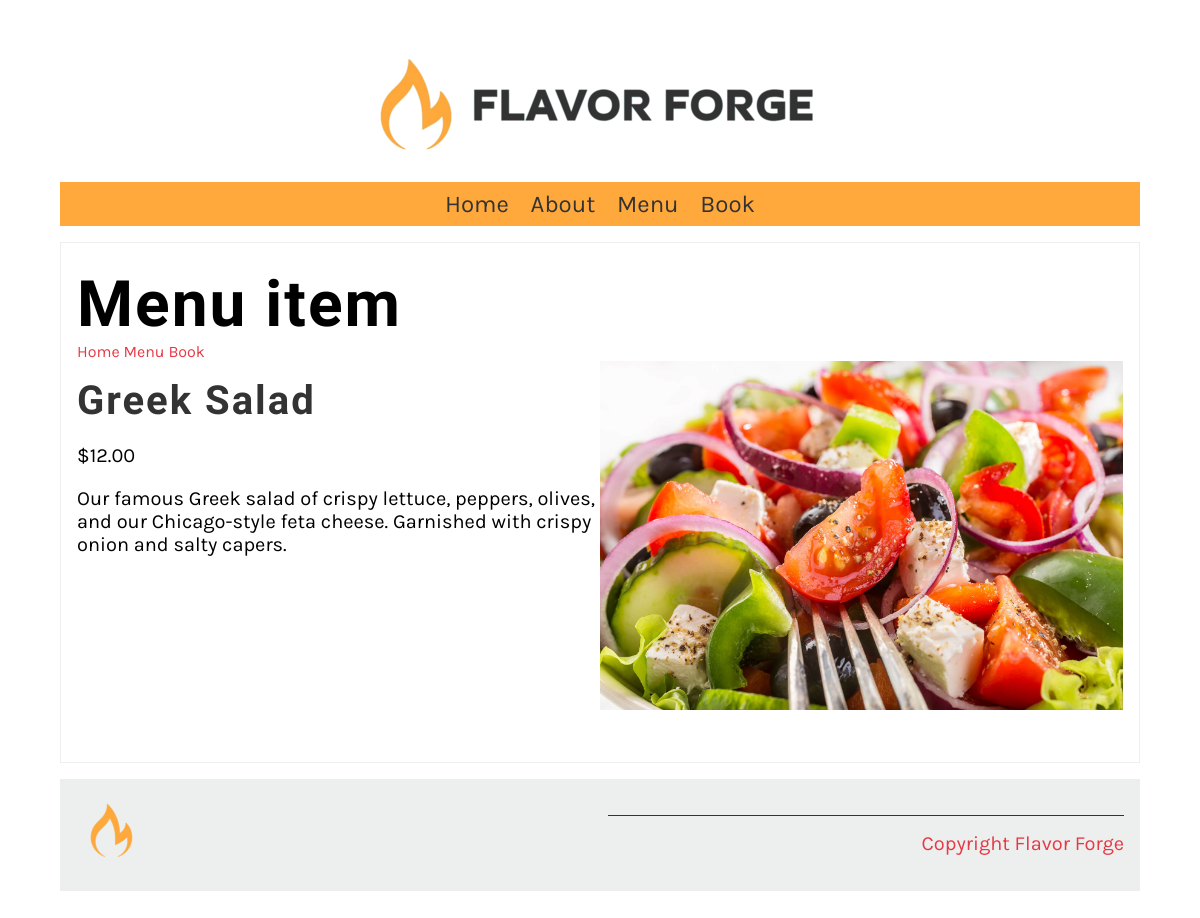
Screenshot of /menu_item/1/ with the database file from the repository.
### restaurant/models.py (models this page shows, shortened)
class Menu(models.Model):
   name=models.CharField(max_length=200)
   price=models.IntegerField()
   description=models.TextField(max_length=1000,default="")

### restaurant/views.py (the view)
# urls.py: path('menu_item/<int:pk>/',views.display_menu_items,name='menu_item'),
def display_menu_items(request,pk):
    if pk:
       con={'menu_item':Menu.objects.get(pk=pk)}
    else:
        con={'menu_item':""}
    return render(request,'menu_item.html',con)

### restaurant/templates/menu_item.html (shortened to what this page needs)
{% extends 'base.html' %}
{% load static %}
{% block content %}
<section>
    <article>
        <h1>Menu item</h1>
        <span>
            <a href="{% url 'home' %}">Home</a>
            <a href="{% url 'menu' %}">Menu</a>
            <a href="{%url 'book' %}">Book</a>
        </span>
        <div class="row">
            <div class="column">
                <h2>
                    {{menu_item.name}}
                </h2>
                <p>
                ${{menu_item.price}}.00
                </p>
                <p>
                    {{menu_item.description}}
                </p>
            </div>
            <div class="column">
                <img src="{% static '/img/menu_items/' %}{{ menu_item.name }}.jpg" alt="{{ menu_item.name}}" />
            </div>
        </div>
    </article>
</section>
{% endblock %}

### restaurant/static/css/style.css (style rules this page uses)
body { font-family: 'Karla', sans-serif; margin-top: 3rem; margin-bottom: 3rem; margin-left: 5%; margin-right: 5%; }
h1, h2, h3, h4, h5, h6 { font-family: 'Markazi Text', serif; letter-spacing: 2px;; }
h1 { font-size: 4rem; margin-top: 1.5rem; margin-bottom: 0; }
h2 { font-size: 2.5rem; color: #333333; margin:1rem 0; }
p, ul { font-size: 1.25rem;; }
a { color: #E63946; text-decoration: none; }
section { display: flex; gap: 2rem 1rem; margin-top: 1rem; margin-bottom: 1rem; flex-direction: row; }
article { flex:1; }
article img { max-width: 100%; }
main article { border: 1px solid #EDEFEE; padding-left: 1rem; padding-right: 1rem; }
.row { display: flex; flex-direction: row; width: 100%; padding-bottom: 1rem; }
.column { flex-basis: 50%; margin-bottom: 1rem; padding-bottom: 1rem; }

### rows the page displays
Menu: name "Greek Salad", price "12", description "Our famous Greek salad of crispy lettuce, peppers, olives, and our Chicago-style feta cheese. Garnished with crispy onion and salty capers.", name (picture)
